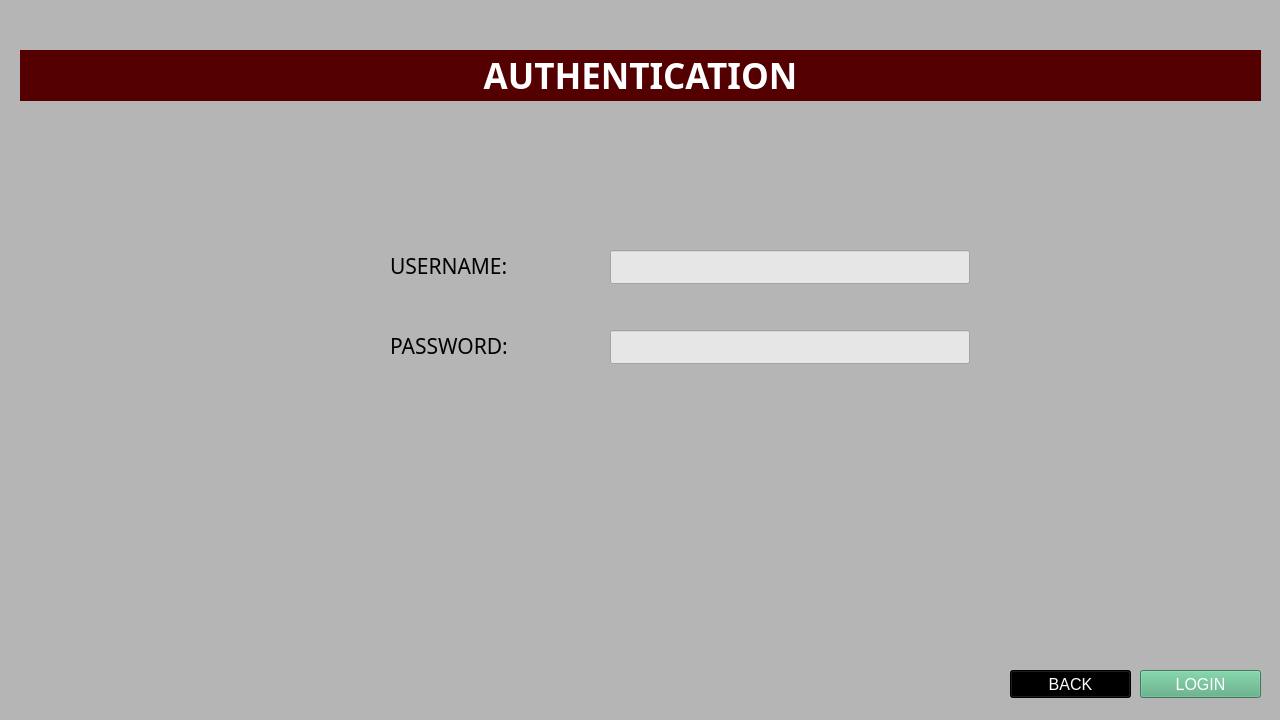
<?xml version="1.0" encoding="UTF-8"?>
<ui version="4.0">
 <class>MainWindow</class>
 <widget class="QMainWindow" name="MainWindow">
  <property name="windowModality">
   <enum>Qt::NonModal</enum>
  </property>
  <property name="geometry">
   <rect>
    <x>0</x>
    <y>0</y>
    <width>1280</width>
    <height>720</height>
   </rect>
  </property>
  <property name="sizePolicy">
   <sizepolicy hsizetype="Fixed" vsizetype="Fixed">
    <horstretch>0</horstretch>
    <verstretch>0</verstretch>
   </sizepolicy>
  </property>
  <property name="font">
   <font>
    <pointsize>10</pointsize>
   </font>
  </property>
  <property name="windowTitle">
   <string>AUTHENTICATION</string>
  </property>
  <property name="windowOpacity">
   <double>1.000000000000000</double>
  </property>
  <property name="layoutDirection">
   <enum>Qt::LeftToRight</enum>
  </property>
  <property name="styleSheet">
   <string notr="true">background-color: rgb(181, 181, 181);</string>
  </property>
  <property name="toolButtonStyle">
   <enum>Qt::ToolButtonTextUnderIcon</enum>
  </property>
  <widget class="QWidget" name="centralwidget">
   <widget class="QPushButton" name="pushButtonBack">
    <property name="geometry">
     <rect>
      <x>1010</x>
      <y>670</y>
      <width>121</width>
      <height>28</height>
     </rect>
    </property>
    <property name="font">
     <font>
      <pointsize>12</pointsize>
     </font>
    </property>
    <property name="styleSheet">
     <string notr="true">color: rgb(255, 255, 255);
background-color: rgb(0, 0, 0);</string>
    </property>
    <property name="text">
     <string>BACK</string>
    </property>
    <property name="icon">
     <iconset>
      <normaloff>icons8_Back_To_26px.png</normaloff>icons8_Back_To_26px.png</iconset>
    </property>
   </widget>
   <widget class="QPushButton" name="pushButtonLogin">
    <property name="geometry">
     <rect>
      <x>1140</x>
      <y>670</y>
      <width>121</width>
      <height>28</height>
     </rect>
    </property>
    <property name="font">
     <font>
      <pointsize>12</pointsize>
     </font>
    </property>
    <property name="styleSheet">
     <string notr="true">background-color: rgb(85, 170, 127);
color: rgb(255, 255, 255);</string>
    </property>
    <property name="text">
     <string>LOGIN</string>
    </property>
    <property name="icon">
     <iconset>
      <normaloff>icons8_Key_50px_1.png</normaloff>icons8_Key_50px_1.png</iconset>
    </property>
    <property name="iconSize">
     <size>
      <width>17</width>
      <height>17</height>
     </size>
    </property>
   </widget>
   <widget class="QLabel" name="label">
    <property name="geometry">
     <rect>
      <x>390</x>
      <y>250</y>
      <width>161</width>
      <height>31</height>
     </rect>
    </property>
    <property name="font">
     <font>
      <family>Century Gothic</family>
      <pointsize>16</pointsize>
      <weight>50</weight>
      <bold>false</bold>
     </font>
    </property>
    <property name="text">
     <string>USERNAME:</string>
    </property>
   </widget>
   <widget class="QLabel" name="label_2">
    <property name="geometry">
     <rect>
      <x>390</x>
      <y>330</y>
      <width>171</width>
      <height>31</height>
     </rect>
    </property>
    <property name="font">
     <font>
      <family>Century Gothic</family>
      <pointsize>16</pointsize>
     </font>
    </property>
    <property name="text">
     <string>PASSWORD:</string>
    </property>
   </widget>
   <widget class="QLineEdit" name="lineEditUsername">
    <property name="geometry">
     <rect>
      <x>610</x>
      <y>250</y>
      <width>360</width>
      <height>34</height>
     </rect>
    </property>
    <property name="font">
     <font>
      <family>Century Gothic</family>
      <pointsize>16</pointsize>
     </font>
    </property>
    <property name="styleSheet">
     <string notr="true">background-color: rgb(230, 230, 230);
</string>
    </property>
   </widget>
   <widget class="QLineEdit" name="lineEditPassword">
    <property name="geometry">
     <rect>
      <x>610</x>
      <y>330</y>
      <width>360</width>
      <height>34</height>
     </rect>
    </property>
    <property name="font">
     <font>
      <family>Century Gothic</family>
      <pointsize>16</pointsize>
     </font>
    </property>
    <property name="styleSheet">
     <string notr="true">background-color: rgb(230, 230, 230);</string>
    </property>
    <property name="echoMode">
     <enum>QLineEdit::Password</enum>
    </property>
   </widget>
   <widget class="QLabel" name="label_3">
    <property name="geometry">
     <rect>
      <x>20</x>
      <y>50</y>
      <width>1241</width>
      <height>51</height>
     </rect>
    </property>
    <property name="font">
     <font>
      <family>Century Gothic</family>
      <pointsize>26</pointsize>
      <weight>75</weight>
      <bold>true</bold>
     </font>
    </property>
    <property name="styleSheet">
     <string notr="true">background-color: rgb(85, 0, 0);
color: rgb(255, 255, 255);</string>
    </property>
    <property name="text">
     <string>AUTHENTICATION</string>
    </property>
    <property name="alignment">
     <set>Qt::AlignCenter</set>
    </property>
   </widget>
  </widget>
 </widget>
 <tabstops>
  <tabstop>lineEditUsername</tabstop>
  <tabstop>lineEditPassword</tabstop>
  <tabstop>pushButtonLogin</tabstop>
  <tabstop>pushButtonBack</tabstop>
 </tabstops>
 <resources/>
 <connections/>
</ui>
